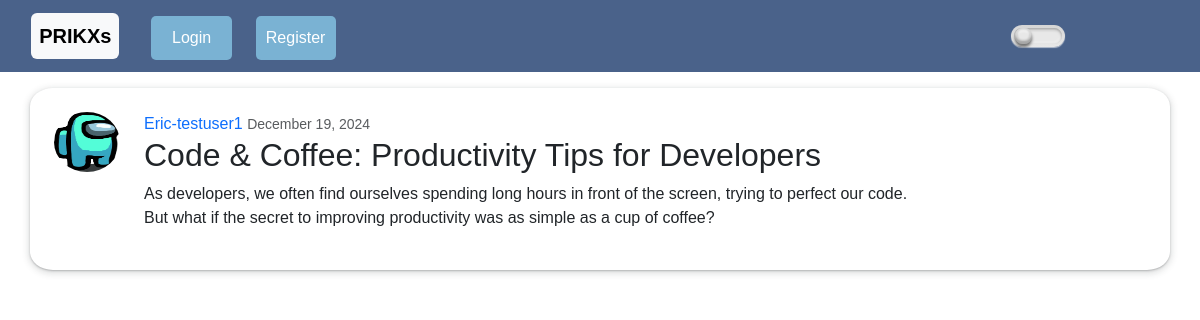
The app's page /post/1/ with its own data.
### App/models.py (models this page shows, shortened)
class Post(models.Model):
    title = models.CharField(max_length=100)
    content = models.TextField()
    date_posted = models.DateTimeField(default=timezone.now)
    author = models.ForeignKey(User, on_delete=models.CASCADE)

### Users/models.py (models this page shows, shortened)
class profile(models.Model):
    user = models.OneToOneField(User, on_delete=models.CASCADE)
    image = models.ImageField(default='default.jpg', upload_to='profile pics')

### App/views.py (the view)
# urls.py: path('post/<int:pk>/',PostDetailView.as_view(), name='post-detail'),
class PostDetailView(DetailView):
    model = Post
    template_name = 'post_detail.html'

### App/templates/post_detail.html (shortened to what this page needs)
{% extends "index.html" %}
{% block content %}
<div class="container">
    <article class="media content-section row mt-3" style="border-top-left-radius: 2% 10%;
    border-top-right-radius: 2% 10%;
    border-bottom-right-radius: 2% 10%;
    border-bottom-left-radius: 2% 10%;
    display: flex;">
        <img class="rounded-circle col-4" src="{{ object.author.profile.image.url }}" alt="profile pic" style="width: 90; height: 60;">
        <div class="media-body col-4" style="flex: 60%;">
            <div class="articles-metadata">
                <a href="{% url 'user-posts' object.author.username%}">{{ object.author }} </a>
                <small class="text-muted">{{ object.date_posted|date:" F d, Y" }}</small>
            </div>
            <h2 class="article-title">{{ object.title }}</h2>
            <p>{{ object.content|linebreaksbr }}</p>
        </div>
        <div class="col-4" style="flex: 10%;">
        </div>
    </article>
</div>
{% endblock %}

### App/static/darkmode.css (style rules this page uses)
body { overflow-y: auto; }

### App/static/login.css (style rules this page uses)
* { margin: 0; padding: 0; box-sizing: border-box; font-family: Arial, sans-serif; }

### App/static/other.css (style rules this page uses)
.article-title { text-decoration: none; }
.content-section { padding: 3vh 1vw; }

### records on screen
Post: author.profile.image (picture), author "Eric-testuser1", date_posted "December 19, 2024", title "Code & Coffee: Productivity Tips for Developers", content "As developers, we often find ourselves spending long hours in front of the screen, trying to perfect our code. But what if the secret to improving productivity was as simple as a cup of coffee?"
